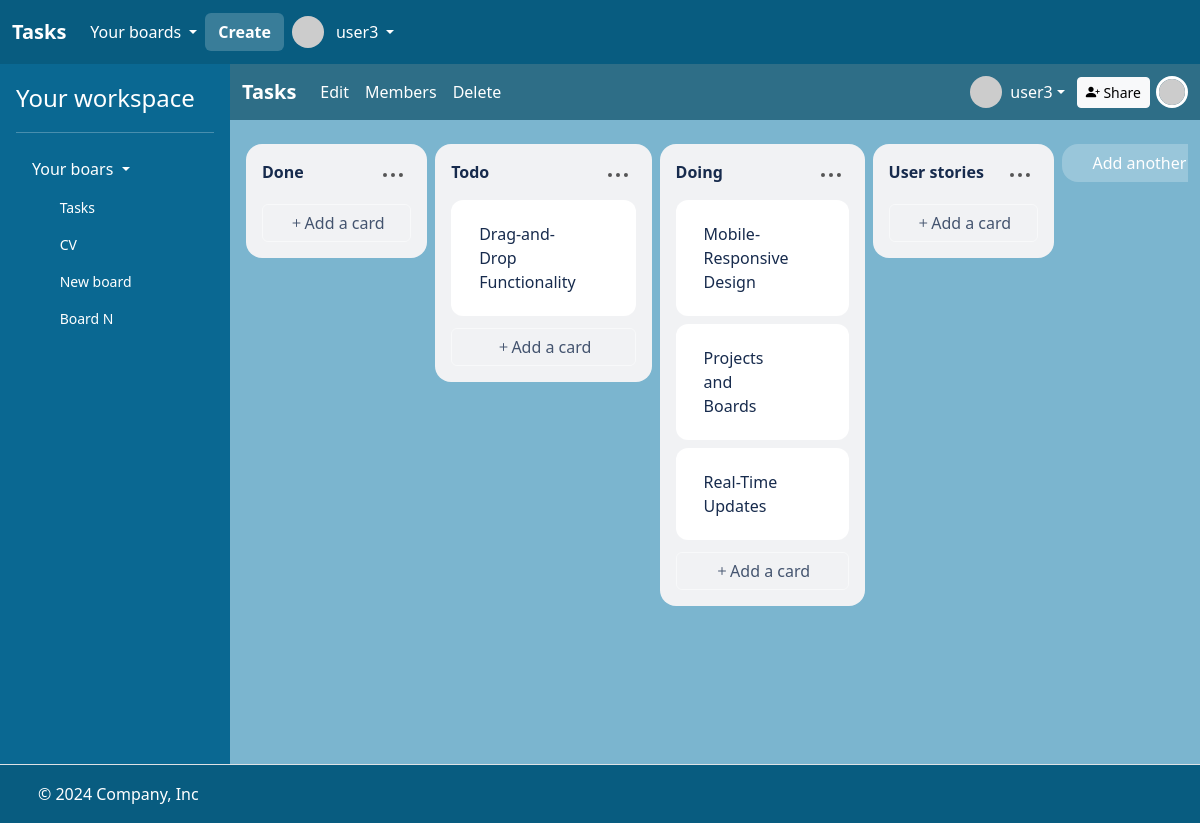
The app's page /boards/41 (signed in) with its own data.
### task/models.py (models this page shows)
class User(AbstractUser):
    bio = models.CharField(max_length=256)

class Board(models.Model):
    name = models.CharField(max_length=256)
    description = models.CharField(max_length=256)
    members = models.ManyToManyField(User, related_name="boards")
    created_at = models.DateTimeField(auto_now_add=True)

class List(models.Model):
    board = models.ForeignKey("Board", on_delete=models.CASCADE, related_name="lists")
    name = models.CharField(max_length=256)
    position = models.DecimalField(max_digits=10, decimal_places=2)
    created_at = models.DateTimeField(auto_now_add=True)

class Card(models.Model):
    list = models.ForeignKey("List", on_delete=models.CASCADE, related_name="cards")
    title = models.CharField(max_length=256)
    description = models.CharField(max_length=256)
    due_date = models.DateTimeField(null=True, blank=True)
    position = models.DecimalField(max_digits=10, decimal_places=2)
    members = models.ManyToManyField(User, related_name="cards")
    created_at = models.DateTimeField(auto_now_add=True)

### task/views.py (the view)
# urls.py: path("boards/<int:board_id>", views.board, name="board"),
@csrf_exempt
@login_required
def board(request, board_id):
    board = (
        request.user.boards.filter(id=board_id)
        .prefetch_related("members", "lists__cards", "lists")
        .first()
    )
    lists = (
        board.lists.all()
        .order_by("position")
        .prefetch_related(
            Prefetch(
                "cards",
                queryset=Card.objects.order_by("position"),
                to_attr="ordered_cards",
            )
        )
    )
    members = board.members.all()
    total_member = members.count()
    for index, member in enumerate(members):
        member.index = total_member - index
    return render(
        request,
        "task/board.html",
        {
            "board": board,
            "lists": lists,
            "boards": request.user.boards.all(),
            "members": members,
        },
    )

### task/templates/task/board.html (shortened to what this page needs)
{% extends "task/layout.html" %}
{% load static %}
{% block main %}
<div style="display: flex; flex-direction: column; height: 100%; background: #7bb5cf;">
    <nav class="navbar navbar-expand-lg" style="background: #2e6e87"  data-bs-theme="dark">
        <div class="container-fluid">
          <a id="board-title" class="navbar-brand fw-bold" href="{% url 'board' board.id %}" data-board-id="{{ board.id }}">{{ board.name }}</a>
          <div class="collapse navbar-collapse" id="navbarBoard">
            <ul class="navbar-nav me-auto mb-2 mb-lg-0">
                <li class="nav-item">
                    <a class="nav-link active" aria-current="page" href="{% url 'edit_board' board.id %}">Edit</a>
                </li>
                <li class="nav-item">
                    <a class="nav-link active" aria-current="page" href="{% url 'board_members' board.id %}">Members</a>
                </li>
                <li class="nav-item">
                    <button type="button" class="nav-link active" data-bs-toggle="modal" data-bs-target="#confirmBoardDeletionModal">
                        Delete
                    </button>
                </li>
            </ul>
            <div style="display: flex; align-items: center; gap: 12px;">
                <div class="dropdown">
                    <a href="#" class="d-flex align-items-center text-white text-decoration-none dropdown-toggle" id="dropdownUser1" data-bs-toggle="dropdown" aria-expanded="false">
                      <img src="https://i.pravatar.cc/48?u={{ user.id }}" alt="" width="32" height="32" class="rounded-circle me-2">
                      <span>{{ user.username }}</span>
                    </a>
                </div>
                <a class="btn btn-sm btn-light" href="{% url 'board_add_member' board.id %}"><i class="bi bi-person-plus-fill"></i> Share</a>
                <div id="board-members" style="margin-left: 4px;">
                    {% for member in members %}
                        {% if member.id != user.id %}
                            <a href="{% url 'profile' member.id %}">
                                <img src="https://i.pravatar.cc/48?u={{ member.id }}" alt="" width="32" height="32" class="rounded-circle" style="margin-left: -10px; z-index: {{member.index}}; position: relative; border:3px solid white;">
                            </a>
                        {% endif %}
                    {% endfor %}
                </div>
            </div>
          </div>
        </div>
    </nav>
    <div class="mt-3" style="margin: 12px; flex: 1">
        <div class="task-lists g-3 mt-2" style="display:flex; overflow-x: auto; width: 100%; max-width: 100%;">
                {% for list in lists %}
                <div class="col px-1" style="flex: 0 0 20%;">
                    <div class="card task-list" style="cursor: pointer; background: #f1f2f4; border-radius: 16px; border: none;" draggable="true" id="list-id-{{ list.id }}" data-list-id="{{ list.id }}" data-list-position="{{ list.position }}">
                        <div class="card-body" style="display:flex; flex-direction: column; max-height: 650px !important; overflow-y: auto;" data-list-id="{{ list.id }}">
                            <div class="mb-2" style="display: flex;justify-content: space-between;">
                                <a style="text-decoration: none; color: #172b4d; font-weight: bold;" href="{% url 'edit_list' list.id %}">{{ list.name }}</a>
                                <div class="dropdown">
                                    <button style="background: transparent; border: 0;" data-bs-toggle="dropdown" aria-expanded="false">
                                        <svg xmlns="http://www.w3.org/2000/svg" viewBox="0 0 24 24" width="24" height="24" fill="#555"><path d="M20 14a2 2 0 1 1-.001-3.999A2 2 0 0 1 20 14ZM6 12a2 2 0 1 1-3.999.001A2 2 0 0 1 6 12Zm8 0a2 2 0 1 1-3.999.001A2 2 0 0 1 14 12Z"></path></svg>
                                    </button>
                                  </div>
                            </div>
                            {% for card in list.ordered_cards %}
                                    <div class="btn task-card card bg-info my-1 bg-white" style="text-align: left; border: none; border-radius: 12px;" data-card-id="{{ card.id }}" data-list-id="{{ list.id }}" id="card-id-{{ card.id }}" draggable="true" data-card-position="{{ card.position }}">
                                        <div class="card-body" style="display: flex; justify-content: space-between;">
                                            <span style="color: #172B4D;">{{ card.title }}</span>
                                        </div>
                                    </div>
                            {% endfor %}
                            <a class="btn btn-light bg-transparent task-card-hidden text-decoration-none mt-2" style="color: #44546f" href="{% url 'list_add_card_view' list.id %}"><i class="bi bi-plus" fill="#44546f"></i>Add a card</a>
                        </div>
                    </div>
                </div>
                {% endfor %}
                <div class="col px-1" style="flex: 0 0 20%;">
                    <div class="card" style="border: none; border-radius: 16px; background: #ffffff3b;" draggable="true" id="task-add-list-btn" data-list-id="{{ list.id }}">
                        <a class="btn bg-transparent text-white" style="border-radius: 16px;" href="{% url 'board_add_list_view' board.id %}">Add another list</a>
                    </div>
                </div>
        </div>
    </div>
</div>
{% endblock %}

### task/templates/task/layout.html (shortened to what this page needs)
<!DOCTYPE html>
{% load static %}
<html lang="en">
    <head>
        <link href="https://cdn.jsdelivr.net/npm/bootstrap@5.3.3/dist/css/bootstrap.min.css" rel="stylesheet">
        <link rel="stylesheet" href="https://cdn.jsdelivr.net/npm/bootstrap-icons@1.3.0/font/bootstrap-icons.css">
        <link href="{% static 'styles.css' %}" rel="stylesheet">
    </head>
    <body style="height: 100vh;">
        <div style="display: flex; flex-direction: column; height: 100%;">
            <header>
                <nav class="navbar navbar-expand-lg"  data-bs-theme="dark" style="background: #085c80;">
                    <div class="container-fluid">
                      <a class="navbar-brand fw-bold" href="{% url 'index' %}">Tasks</a>
                      <div class="collapse navbar-collapse" id="navbarHeader">
                        <ul class="navbar-nav me-auto mb-2 mb-lg-0" style="display: flex; align-items: center;">
                            {% if user.is_authenticated %}
                                <li class="nav-item dropdown">
                                    <a class="nav-link dropdown-toggle text-white" href="#" role="button" data-bs-toggle="dropdown" aria-expanded="false" style="display: flex; align-items: center; gap: 4px;">
                                        <span>Your boards</span>
                                    </a>
                                </li>
                                <li class="nav-item">
                                    <a class="btn fw-bold text-white" style="background: #397D99; color: white;" href="{% url 'create_board' %}">Create</a>
                                </li>
                                <li class="nav-item dropdown">
                                    <a class="nav-link dropdown-toggle text-white" href="#" role="button" data-bs-toggle="dropdown" aria-expanded="false" style="display: flex; align-items: center; gap: 4px;">
                                        <img src="https://i.pravatar.cc/48?u={{ user.id }}" alt="" width="32" height="32" class="rounded-circle me-2">
                                        <span>{{ user.username }}</span>
                                    </a>
                                </li>
                          {% endif %}
                        </ul>
                      </div>
                    </div>
                  </nav>
            </header>
            <main style="flex: 1;">
                <div class="d-flex flex-nowrap" style="height: 100%;">
                    {% if user.is_authenticated %}
                    <div class="d-none d-lg-flex flex-column flex-shrink-0 p-3 text-white" style="width: 230px; background: #0A6892;">
                        <a href="/" class="d-flex align-items-center mb-3 mb-md-0 me-md-auto text-white text-decoration-none">
                          <span class="fs-4">Your workspace</span>
                        </a>
                        <hr>
                        <ul class="nav nav-pills flex-column mb-auto">
                          <li class="mb-1">
                            <button class="nav-link text-white collapsed dropdown-toggle" data-bs-toggle="collapse" data-bs-target="#home-collapse" aria-expanded="true">
                                Your boars
                            </button>
                            <div class="collapse show " id="home-collapse">
                                <ul class="btn-toggle-nav list-unstyled fw-normal pb-1 small" style="max-height: 490px; overflow-y: auto;">
                                    {% for board in boards %}
                                    <li>
                                        <a href="{% url 'board' board.id %}" class="nav-link text-white">
                                        <svg class="bi me-2" width="16" height="16"><use xlink:href="#speedometer2"></use></svg>
                                        {{ board.name }}
                                        </a>
                                    </li>
                                    {% endfor %}
                                </ul>
                            </div>
                          </li>
                        </ul>
                    </div>
                    {% endif %}
                    <div style="flex: 1; background: white; overflow-x: hidden; min-height: 700px;">
                        {% block main %}
                        {% endblock %}
                    </div>
                </div>
            </main>
            <footer class="d-flex flex-wrap justify-content-between align-items-center py-3 border-top" style="background: #085c80; border: none;">
                <div class="col-md-4 d-flex align-items-center">
                  <a href="/" class="mb-3 me-2 mb-md-0 text-body-secondary text-decoration-none lh-1">
                    <svg class="bi" width="30" height="24"><use xlink:href="#bootstrap"></use></svg>
                  </a>
                  <span class="mb-3 mb-md-0 text-white">© 2024 Company, Inc</span>
                </div>
                <ul class="nav col-md-4 justify-content-end list-unstyled d-flex">
                  <li class="ms-3"><a class="text-body-secondary" href="#"><svg class="bi" width="24" height="24"><use xlink:href="#twitter"></use></svg></a></li>
                  <li class="ms-3"><a class="text-body-secondary" href="#"><svg class="bi" width="24" height="24"><use xlink:href="#instagram"></use></svg></a></li>
                  <li class="ms-3"><a class="text-body-secondary" href="#"><svg class="bi" width="24" height="24"><use xlink:href="#facebook"></use></svg></a></li>
                </ul>
            </footer>
        </div>
    </body>
</html>

### task/static/styles.css (style rules this page uses)
.task-card { outline: 2px solid transparent; }

### records on screen
User: username "user3"
Board: name "Tasks"
Board: name "CV"
Board: name "New board"
Board: name "Board N"
List: name "Done"
List: name "Todo"
Card: title "Drag-and-Drop Functionality"
List: name "Doing"
Card: title "Mobile-Responsive Design"
Card: title "Projects and Boards"
Card: title "Real-Time Updates"
List: name "User stories"
